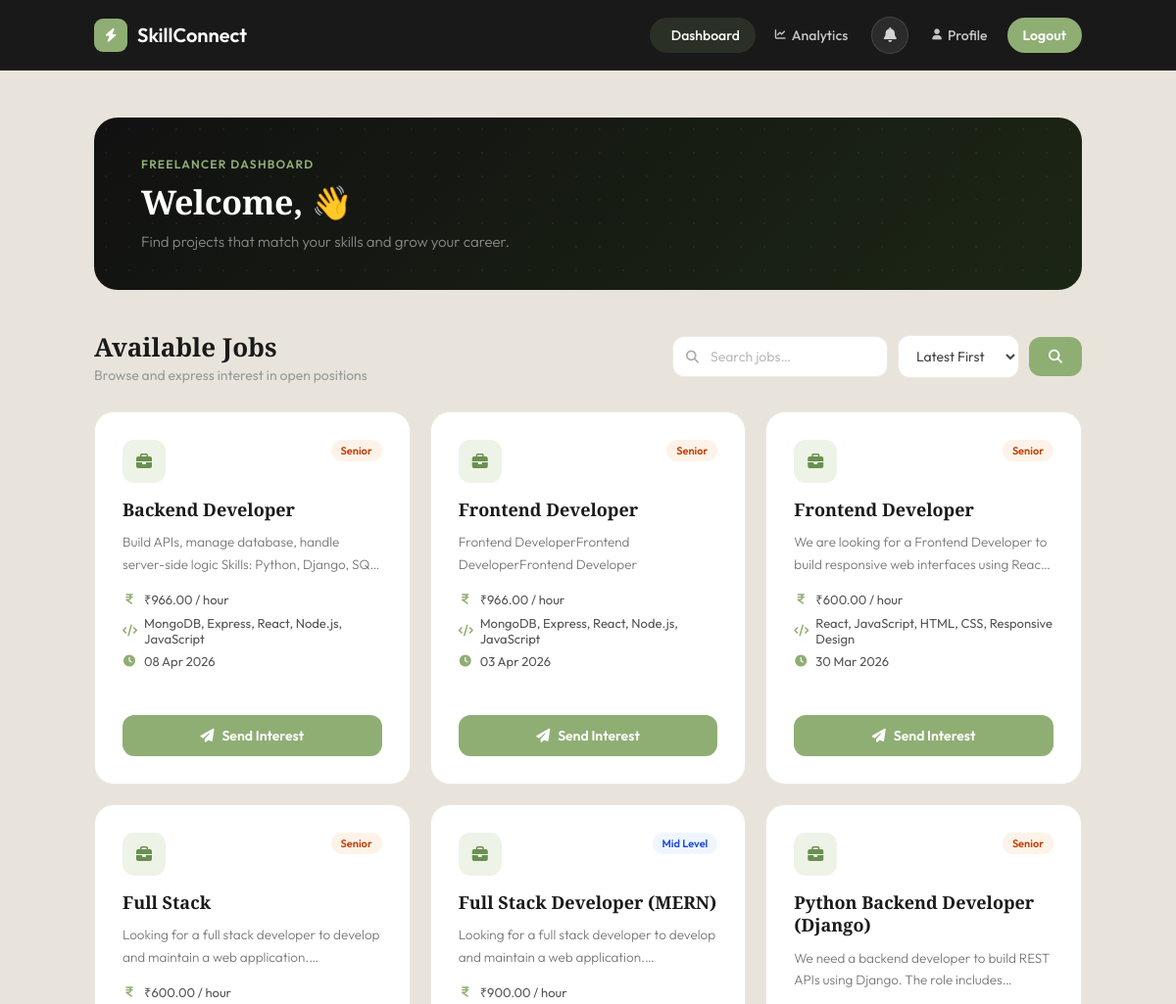
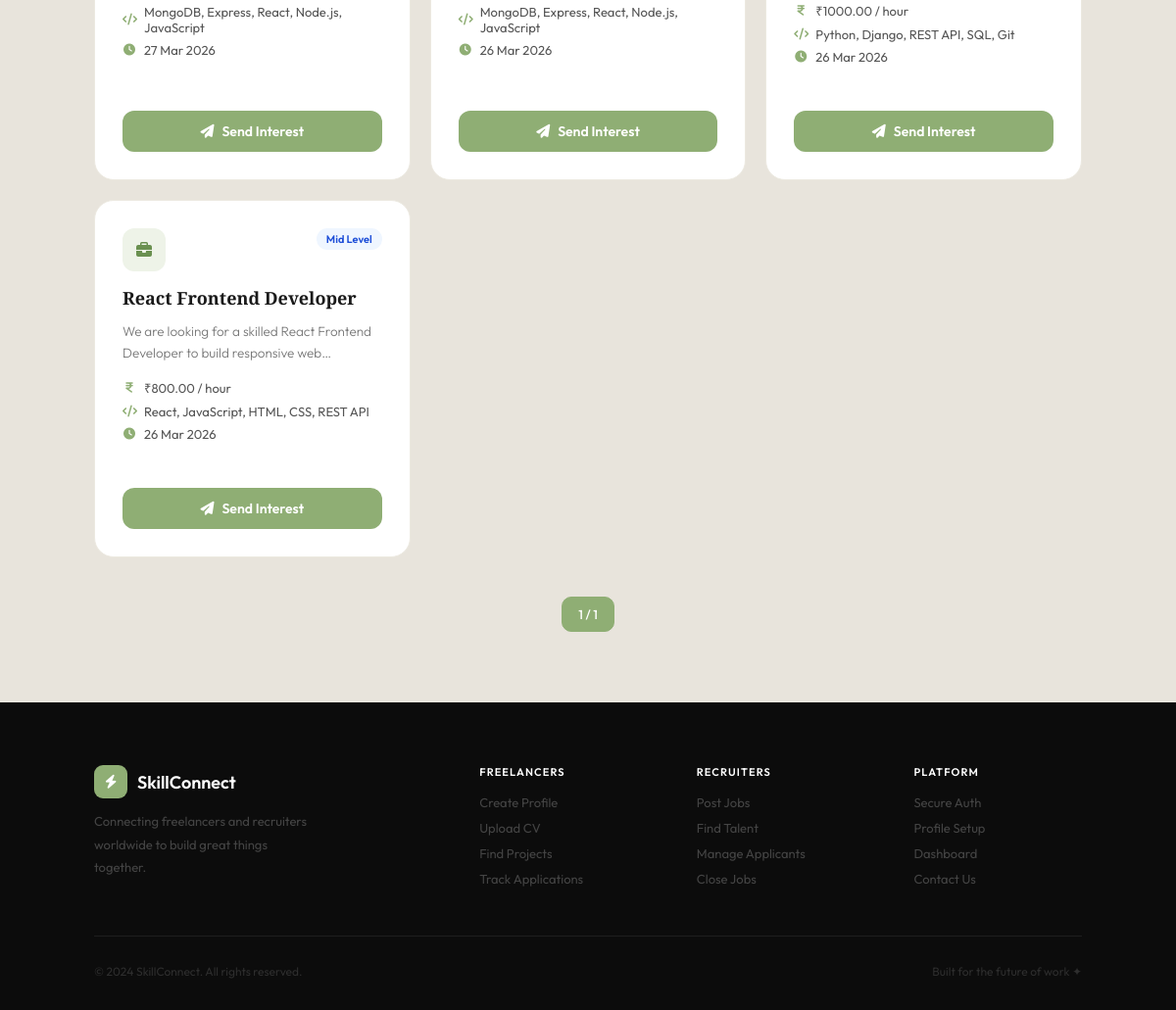
Screenshot of /freelancer/dashboard/ (signed in) with the database file from the repository (2 pictures, top to bottom).
### accounts/models.py (models this page shows, shortened)
class Job(models.Model):
    EXPERIENCE_LEVELS = (
        ('junior', 'Junior'),
        ('mid', 'Mid Level'),
        ('senior', 'Senior'),
    )
    recruiter = models.ForeignKey(User, on_delete=models.CASCADE)
    title = models.CharField(max_length=200)
    description = models.TextField()
    skills_required = models.CharField(max_length=255)
    tech_stack = models.CharField(max_length=255)
    pay_per_hour = models.DecimalField(max_digits=10, decimal_places=2)
    experience_level = models.CharField(max_length=20, choices=EXPERIENCE_LEVELS)
    created_at = models.DateTimeField(auto_now_add=True)
    is_active = models.BooleanField(default=True)

### accounts/views.py (the view)
# urls.py: path('freelancer/dashboard/', views.freelancer_dashboard, name='freelancer_dashboard'),
@login_required
def freelancer_dashboard(request):
    jobs = Job.objects.filter(is_active=True).exclude(recruiter=request.user)
    search = request.GET.get("search")
    if search:
        jobs = jobs.filter(
            Q(title__icontains=search) |
            Q(description__icontains=search) |
            Q(skills_required__icontains=search)
        )
    sort = request.GET.get("sort")
    if sort == "pay":
        jobs = jobs.order_by("-pay_per_hour")
    else:
        jobs = jobs.order_by("-created_at")
    applied_job_ids = set(
        JobInterest.objects.filter(freelancer=request.user).values_list('job_id', flat=True)
    )
    paginator    = Paginator(jobs, 9)
    page_number  = request.GET.get("page")
    page_obj     = paginator.get_page(page_number)
    return render(request, "freelancer_dashboard.html", {
        "page_obj":        page_obj,
        "applied_job_ids": applied_job_ids,
    })

### accounts/context_processors.py (called while the page is built)
def navbar_notifications(request):
    if not request.user.is_authenticated:
        return {
            'navbar_notifications': [],
            'unread_notif_count':   0,
        }
    notifications = (
        Notification.objects
        .filter(recipient=request.user)
        .order_by('-created_at')[:8]        # show latest 8 in dropdown
    )
    unread_count = Notification.objects.filter(
        recipient=request.user, is_read=False
    ).count()
    return {
        'navbar_notifications': notifications,
        'unread_notif_count':   unread_count,
    }

### templates/freelancer_dashboard.html (shortened to what this page needs)
{% extends "base.html" %}
{% load static %}
{% block content %}
<div class="page-wrapper">
<div class="dash-hero">
    <div class="dash-hero-text">
        <div class="greeting">Freelancer Dashboard</div>
        <h1>Welcome, {{ request.user.first_name }} 👋</h1>
        <p>Find projects that match your skills and grow your career.</p>
    </div>
</div>
<div class="toolbar">
    <div class="toolbar-left">
        <h2>Available Jobs</h2>
        <p>Browse and express interest in open positions</p>
    </div>
    <form method="GET" class="search-bar">
        <div class="search-wrap">
            <i class="fa-solid fa-magnifying-glass"></i>
            <input type="text" name="search" placeholder="Search jobs…" value="{{ request.GET.search }}">
        </div>
        <select name="sort" class="filter-select">
            <option value="date" {% if request.GET.sort == "date" %}selected{% endif %}>Latest First</option>
        </select>
        <button type="submit" class="btn-search">
            <i class="fa-solid fa-magnifying-glass"></i>
        </button>
    </form>
</div>
<div class="job-grid">
    {% for job in page_obj %}
    <div class="job-card">
        <div class="job-card-header">
            <div class="job-icon"><i class="fa-solid fa-briefcase"></i></div>
            <span class="exp-badge {{ job.experience_level }}">{{ job.get_experience_level_display }}</span>
        </div>
        <div class="job-title">{{ job.title }}</div>
        <div class="job-desc">{{ job.description }}</div>
        <div class="job-meta">
            <div class="meta-row">
                <i class="fa-solid fa-indian-rupee-sign"></i>
                ₹{{ job.pay_per_hour }} / hour
            </div>
            <div class="meta-row">
                <i class="fa-solid fa-code"></i>
                {{ job.skills_required }}
            </div>
            <div class="meta-row">
                <i class="fa-solid fa-clock"></i>
                {{ job.created_at|date:"d M Y" }}
            </div>
        </div>
        {% if job.id in sent_interest_ids %}
            {% with status=interest_status_map|default:"{}" %}
            {% if job.id in rejected_ids %}
                <button class="interest-btn sent-rejected" type="button" onclick="showAlreadyApplied('{{ job.title }}', 'rejected')">
                    <i class="fa-solid fa-circle-xmark status-icon"></i> Not Selected
                </button>
            {% elif job.id in shortlisted_ids %}
                <button class="interest-btn sent-shortlisted" type="button" onclick="showAlreadyApplied('{{ job.title }}', 'shortlisted')">
                    <i class="fa-solid fa-star status-icon"></i> Shortlisted!
                </button>
            {% elif job.id in accepted_ids %}
                <button class="interest-btn sent-accepted" type="button" onclick="showAlreadyApplied('{{ job.title }}', 'accepted')">
                    <i class="fa-solid fa-circle-check status-icon"></i> Accepted!
                </button>
            {% else %}
                <button class="interest-btn sent" type="button" onclick="showAlreadyApplied('{{ job.title }}', 'pending')">
                    <i class="fa-solid fa-circle-check status-icon"></i> Interest Sent
                </button>
            {% endif %}
            {% endwith %}
        {% else %}
            <form action="{% url 'send_interest' job.id %}" method="POST" onsubmit="onInterestSubmit(event, this, '{{ job.title }}')">
                <button class="interest-btn" type="submit">
                    <i class="fa-solid fa-paper-plane"></i> Send Interest
                </button>
            </form>
        {% endif %}
    </div>
    {% empty %}
    <div class="empty-state">
        <i class="fa-solid fa-briefcase"></i>
        <h3>No Jobs Available</h3>
        <p>Check back later for new opportunities.</p>
    </div>
    {% endfor %}
</div>
<div class="pagination">
    <span class="current">{{ page_obj.number }} / {{ page_obj.paginator.num_pages }}</span>
</div>
</div>
{% endblock %}

### templates/base.html (style rules this page uses)
* { margin:0; padding:0; box-sizing:border-box; }
:root { --green: #8fae74; --green-dark: #7a9962; --green-light: #b5d49a; --green-bg: #eef3e8; --dark: #111; --text: #1a1a1a; --muted: #777; --border: #ece9e0; --bg: #f7f5f0; --white: #ffffff; }
body { background: #e8e4dc; font-family: 'Outfit', sans-serif; min-height: 100vh; display: flex; flex-direction: column; }
.page-wrapper { flex: 1; padding: 48px 8% 72px; }

### rows the page displays
Job: experience_level "Senior", title "Backend Developer", description "Build APIs, manage database, handle server-side logic Skills: Python, Django,…", pay_per_hour "966.00", skills_required "MongoDB, Express, React, Node.js, JavaScript", created_at "08 Apr 2026"
Job: experience_level "Senior", title "Frontend Developer", description "Frontend DeveloperFrontend DeveloperFrontend Developer", pay_per_hour "966.00", skills_required "MongoDB, Express, React, Node.js, JavaScript", created_at "03 Apr 2026"
Job: experience_level "Senior", title "Frontend Developer", description "We are looking for a Frontend Developer to build responsive web interfaces using…", pay_per_hour "600.00", skills_required "React, JavaScript, HTML, CSS, Responsive Design", created_at "30 Mar 2026"
Job: experience_level "Senior", title "Full Stack", description "Looking for a full stack developer to develop and maintain a web…", pay_per_hour "600.00", skills_required "MongoDB, Express, React, Node.js, JavaScript", created_at "27 Mar 2026"
Job: experience_level "Mid Level", title "Full Stack Developer (MERN)", description "Looking for a full stack developer to develop and maintain a web…", pay_per_hour "900.00", skills_required "MongoDB, Express, React, Node.js, JavaScript", created_at "26 Mar 2026"
Job: experience_level "Senior", title "Python Backend Developer (Django)", description "We need a backend developer to build REST APIs using Django. The role…", pay_per_hour "1000.00", skills_required "Python, Django, REST API, SQL, Git", created_at "26 Mar 2026"
Job: experience_level "Mid Level", title "React Frontend Developer", description "We are looking for a skilled React Frontend Developer to build responsive…", pay_per_hour "800.00", skills_required "React, JavaScript, HTML, CSS, REST API", created_at "26 Mar 2026"

### other values shown
{{ page_obj.number }} "1"
{{ page_obj.paginator.num_pages }} "1"
